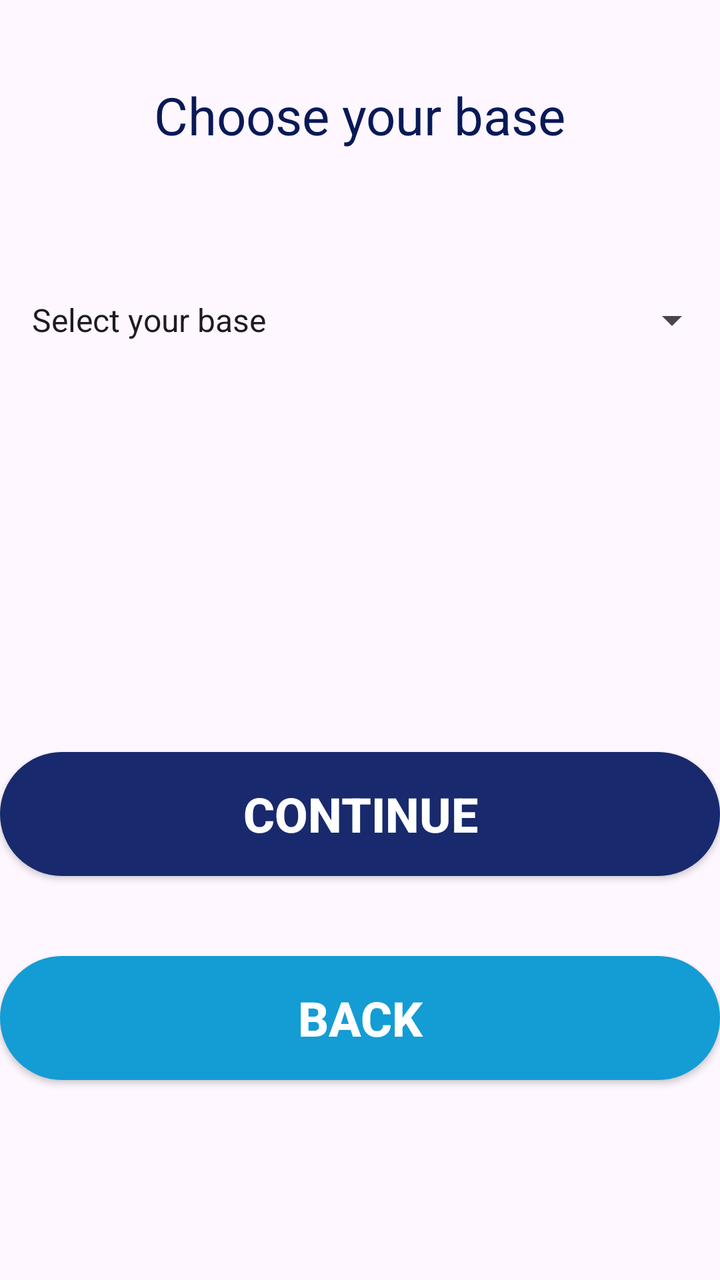
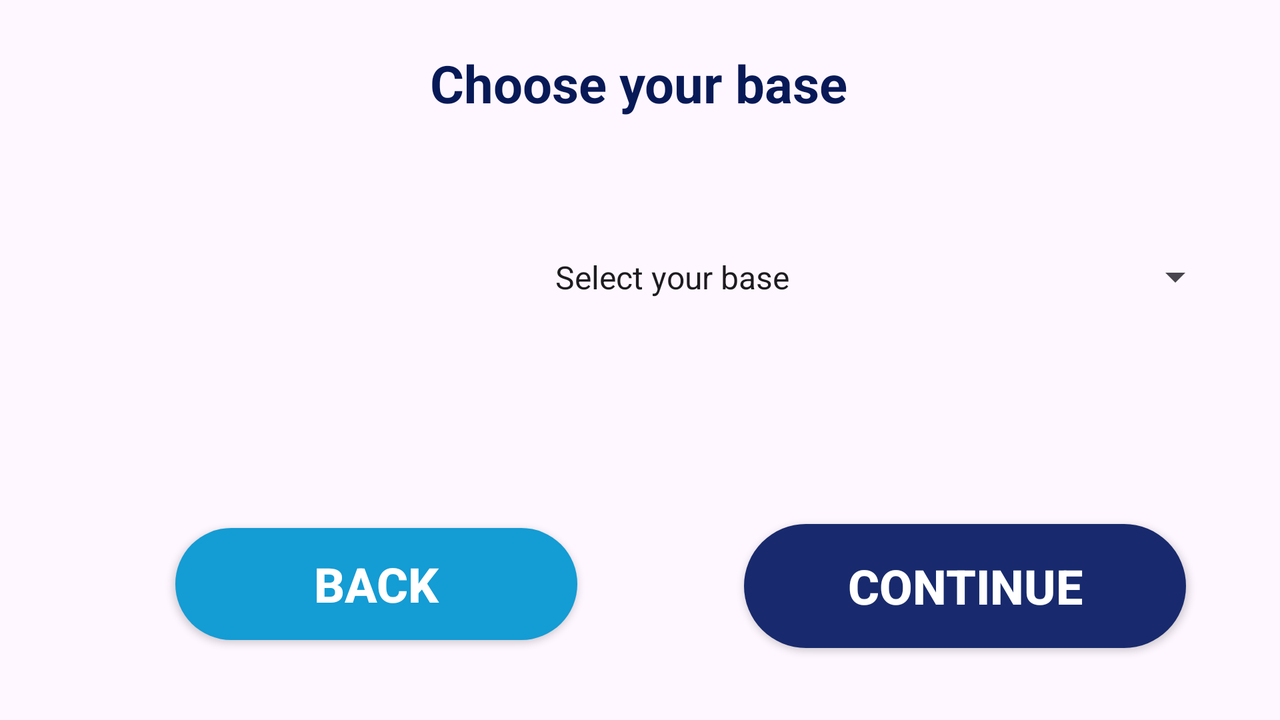

Compare how this app lays out the same screen by default and in its alternative resource folder. The renders come first, then the two layout files and the values they reference.
<!-- AndroidManifest.xml: application theme Theme.ProjetAndroid_Recettes -->
<!-- res/layout/activity_base_plat_froids.xml -->
<?xml version="1.0" encoding="utf-8"?>
<androidx.constraintlayout.widget.ConstraintLayout xmlns:android="http://schemas.android.com/apk/res/android"
    xmlns:app="http://schemas.android.com/apk/res-auto"
    xmlns:tools="http://schemas.android.com/tools"
    android:id="@+id/selectBase"
    android:layout_width="match_parent"
    android:layout_height="match_parent"
    tools:context=".base_PlatFroids">

    <TextView
        android:id="@+id/baseFroid"
        android:layout_width="wrap_content"
        android:layout_height="wrap_content"
        android:layout_marginTop="40dp"
        android:text="@string/baseFroid"
        android:textColor="@color/bg_txtTitle"
        android:textSize="26sp"
        app:layout_constraintEnd_toEndOf="parent"
        app:layout_constraintStart_toStartOf="parent"
        app:layout_constraintTop_toTopOf="parent" />

    <Spinner
        android:id="@+id/choiceBase"
        android:layout_width="0dp"
        android:layout_height="70dp"
        android:layout_marginTop="50dp"
        android:layout_marginBottom="16dp"
        android:entries="@array/basePlats"
        app:layout_constraintBottom_toTopOf="@+id/buttonC"
        app:layout_constraintEnd_toEndOf="parent"
        android:padding="8dp"
        app:layout_constraintStart_toStartOf="parent"
        app:layout_constraintTop_toBottomOf="@+id/baseFroid"
        app:layout_constraintVertical_bias="0.0" />

    <androidx.appcompat.widget.AppCompatButton
        android:id="@+id/buttonC"
        style="@style/btnBF"
        android:layout_width="0dp"
        android:layout_height="62dp"
        android:layout_marginBottom="40dp"
        android:onClick="ChoiceProt"
        android:text="@string/buttonC"
        app:layout_constraintBottom_toTopOf="@+id/buttonE"
        app:layout_constraintEnd_toEndOf="parent"
        app:layout_constraintStart_toStartOf="parent" />

    <androidx.appcompat.widget.AppCompatButton
        android:id="@+id/buttonE"
        style="@style/btnBC"
        android:layout_width="0dp"
        android:layout_height="62dp"
        android:layout_marginBottom="100dp"
        android:onClick="onClick"
        android:text="@string/buttonExit1"
        app:layout_constraintBottom_toBottomOf="parent"
        app:layout_constraintEnd_toEndOf="parent"
        app:layout_constraintHorizontal_bias="0.498"
        app:layout_constraintStart_toStartOf="parent" />
</androidx.constraintlayout.widget.ConstraintLayout>
<!-- resources referenced by this layout -->
<resources>
  <string-array name="basePlats">
      <item>Select your base</item>
      <item>Pasta</item>
      <item>Salad</item>
      <item>Rice</item>
      <item>Wheat</item>
  </string-array>
  <color name="bg_txtTitle">#081957</color>
  <string name="baseFroid">Choose your base</string>
  <string name="buttonC">Continue</string>
  <string name="buttonExit1">Back</string>
  <style name="btnBC" parent="TextAppearance.AppCompat.Button">
          <item name="android:background">@drawable/btn_bg_blue_c</item>
          <item name="android:textColor">@color/white</item>
          <item name="android:textSize">24sp</item>
          <item name="android:textStyle">bold</item>
      </style>
  <style name="btnBF" parent="TextAppearance.AppCompat.Button">
          <item name="android:background">@drawable/btn_bg_blue_f</item>
          <item name="android:textColor">@color/white</item>
          <item name="android:textSize">24sp</item>
          <item name="android:textStyle">bold</item>
      </style>
  <style name="Theme.ProjetAndroid_Recettes" parent="Base.Theme.ProjetAndroid_Recettes" />
  <!-- drawable btn_bg_blue_c (drawable) -->
  <?xml version="1.0" encoding="utf-8"?>
  <selector xmlns:android="http://schemas.android.com/apk/res/android">
      <item android:drawable="@drawable/bg_blue_c_hover" android:state_pressed="true" />
      <item android:drawable="@drawable/bg_blue_c" android:state_pressed="false" />
  </selector>
  <color name="white">#FFFFFF</color>
  <!-- drawable btn_bg_blue_f (drawable) -->
  <?xml version="1.0" encoding="utf-8"?>
  <selector xmlns:android="http://schemas.android.com/apk/res/android">
      <item android:drawable="@drawable/bg_blue_f_hover" android:state_pressed="true" />
      <item android:drawable="@drawable/bg_blue_f" android:state_pressed="false" />
  </selector>
  <style name="Base.Theme.ProjetAndroid_Recettes" parent="Theme.Material3.DayNight.NoActionBar">
          
          
      </style>
  <!-- drawable bg_blue_c_hover (drawable) -->
  <?xml version="1.0" encoding="utf-8"?>
  <selector xmlns:android="http://schemas.android.com/apk/res/android">
      <item>
          <shape android:shape="rectangle">
              <corners android:radius="50dp" />
              <solid android:color="@color/bg_secondary_hover" />
          </shape>
      </item>
  </selector>
  <!-- drawable bg_blue_c (drawable) -->
  <?xml version="1.0" encoding="utf-8"?>
  <selector xmlns:android="http://schemas.android.com/apk/res/android">
  
          <item>
              <shape android:shape="rectangle">
                  <corners android:radius="50dp" />
                  <solid android:color="@color/bg_secondary" />
                  
              </shape>
          </item>
  </selector>
  <!-- drawable bg_blue_f_hover (drawable) -->
  <?xml version="1.0" encoding="utf-8"?>
  <selector xmlns:android="http://schemas.android.com/apk/res/android">
      <item>
          <shape android:shape="rectangle">
              <corners android:radius="50dp" />
              <solid android:color="@color/bg_primary_hover" />
          </shape>
      </item>
  </selector>
  <!-- drawable bg_blue_f (drawable) -->
  <?xml version="1.0" encoding="utf-8"?>
  <selector xmlns:android="http://schemas.android.com/apk/res/android">
      <item>
          <shape android:shape="rectangle">
              <corners android:radius="50dp" />
              <solid android:color="@color/bg_primary" />
          </shape>
      </item>
  </selector>
  <color name="bg_secondary_hover">#078FC6</color>
  <color name="bg_secondary">#149cd4</color>
  <color name="bg_primary_hover">#081957</color>
  <color name="bg_primary">#182a6d</color>
</resources>
<!-- res/layout-land/activity_base_plat_froids.xml (the repository's variant of the layout above) -->
<!-- drawn on the phone turned sideways -->
<?xml version="1.0" encoding="utf-8"?>
<androidx.constraintlayout.widget.ConstraintLayout xmlns:android="http://schemas.android.com/apk/res/android"
    xmlns:app="http://schemas.android.com/apk/res-auto"
    xmlns:tools="http://schemas.android.com/tools"
    android:id="@+id/selectBase"
    android:layout_width="match_parent"
    android:layout_height="match_parent"
    tools:context=".base_PlatFroids">

    <TextView
        android:id="@+id/baseFroid"
        android:layout_width="wrap_content"
        android:layout_height="wrap_content"
        android:layout_marginTop="24dp"
        android:text="@string/baseFroid"
        android:textColor="@color/bg_txtTitle"
        android:textSize="26sp"
        android:textStyle="bold"
        app:layout_constraintEnd_toEndOf="parent"
        app:layout_constraintHorizontal_bias="0.499"
        app:layout_constraintStart_toStartOf="parent"
        app:layout_constraintTop_toTopOf="parent" />

    <Spinner
        android:id="@+id/choiceBase"
        android:layout_width="350dp"
        android:layout_height="59dp"
        android:layout_marginTop="50dp"
        android:layout_marginBottom="16dp"
        android:entries="@array/basePlats"
        android:padding="8dp"
        app:layout_constraintBottom_toTopOf="@+id/buttonC"
        app:layout_constraintEnd_toEndOf="parent"
        app:layout_constraintHorizontal_bias="0.902"
        app:layout_constraintStart_toStartOf="parent"
        app:layout_constraintTop_toBottomOf="@+id/baseFroid"
        app:layout_constraintVertical_bias="0.0" />

    <androidx.appcompat.widget.AppCompatButton
        android:id="@+id/buttonC"
        style="@style/btnBF"
        android:layout_width="221dp"
        android:layout_height="62dp"
        android:layout_marginBottom="36dp"
        android:onClick="ChoiceProt"
        android:text="@string/buttonC"
        app:layout_constraintBottom_toBottomOf="parent"
        app:layout_constraintEnd_toEndOf="parent"
        app:layout_constraintHorizontal_bias="0.888"
        app:layout_constraintStart_toStartOf="parent" />

    <androidx.appcompat.widget.AppCompatButton
        android:id="@+id/buttonE"
        style="@style/btnBC"
        android:layout_width="201dp"
        android:layout_height="56dp"
        android:layout_marginBottom="40dp"
        android:onClick="onClick"
        android:text="@string/buttonExit1"
        app:layout_constraintBottom_toBottomOf="parent"
        app:layout_constraintEnd_toEndOf="parent"
        app:layout_constraintHorizontal_bias="0.2"
        app:layout_constraintStart_toStartOf="parent" />

    <ImageView
        android:id="@+id/imageView4"
        android:layout_width="188dp"
        android:layout_height="167dp"
        app:layout_constraintBottom_toTopOf="@+id/buttonE"
        app:layout_constraintEnd_toStartOf="@+id/choiceBase"
        app:layout_constraintHorizontal_bias="0.535"
        app:layout_constraintStart_toStartOf="parent"
        app:layout_constraintTop_toTopOf="parent"
        app:layout_constraintVertical_bias="0.635"
        app:srcCompat="@drawable/basefroid"
        tools:ignore="ContentDescription" />
</androidx.constraintlayout.widget.ConstraintLayout>
